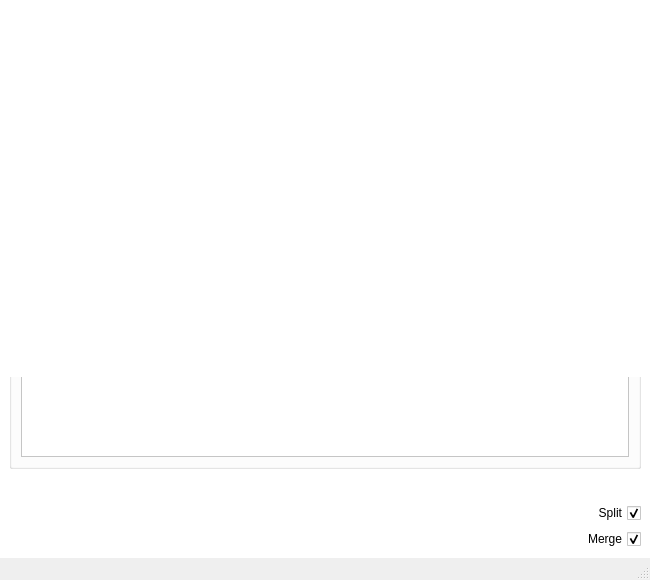
<?xml version="1.0" encoding="UTF-8"?>
<ui version="4.0">
 <class>MainWindow</class>
 <widget class="QMainWindow" name="MainWindow">
  <property name="geometry">
   <rect>
    <x>0</x>
    <y>0</y>
    <width>650</width>
    <height>580</height>
   </rect>
  </property>
  <property name="windowTitle">
   <string>PEFE – PDF Extractor for Excel Files</string>
  </property>
  <widget class="QWidget" name="centralwidget">
   <property name="styleSheet">
    <string notr="true">
      QWidget { background-color: #FFFFFF; }
      QLabel#titleLabel { color: #333333; }
      QLabel#subTitleLabel, QLabel#instructionLabel { color: #777777; }
      QLabel#statusLabel { color: #186F9A; font-size: 12pt; font-weight: bold; }
    </string>
   </property>
   <layout class="QFormLayout" name="formLayout">
    <item row="0" column="0" colspan="2">
     <widget class="QLabel" name="titleLabel">
      <property name="font">
       <font>
        <family>Arial</family>
        <pointsize>20</pointsize>
        <weight>75</weight>
        <bold>true</bold>
       </font>
      </property>
      <property name="text">
       <string>PEFE</string>
      </property>
      <property name="alignment">
       <set>Qt::AlignCenter</set>
      </property>
     </widget>
    </item>
    <item row="2" column="0" colspan="2">
     <widget class="QLabel" name="subTitleLabel">
      <property name="font">
       <font>
        <family>Arial</family>
        <pointsize>11</pointsize>
       </font>
      </property>
      <property name="text">
       <string>PDF Extractor for Excel Files</string>
      </property>
      <property name="alignment">
       <set>Qt::AlignCenter</set>
      </property>
     </widget>
    </item>
    <item row="4" column="0" colspan="2">
     <widget class="QLabel" name="instructionLabel">
      <property name="font">
       <font>
        <family>Arial</family>
        <pointsize>10</pointsize>
        <italic>true</italic>
       </font>
      </property>
      <property name="text">
       <string>Select a folder containing Excel files to extract PDFs</string>
      </property>
      <property name="alignment">
       <set>Qt::AlignCenter</set>
      </property>
     </widget>
    </item>
    <item row="6" column="1">
     <spacer name="verticalSpacerTop">
      <property name="orientation">
       <enum>Qt::Vertical</enum>
      </property>
      <property name="sizeHint" stdset="0">
       <size>
        <width>20</width>
        <height>30</height>
       </size>
      </property>
     </spacer>
    </item>
    <item row="7" column="0" colspan="2">
     <widget class="QPushButton" name="folderButton">
      <property name="minimumSize">
       <size>
        <width>0</width>
        <height>50</height>
       </size>
      </property>
      <property name="font">
       <font>
        <family>Arial</family>
        <pointsize>12</pointsize>
        <weight>75</weight>
        <bold>true</bold>
       </font>
      </property>
      <property name="styleSheet">
       <string notr="true">
         QPushButton {
           background-color: qlineargradient(
             spread:pad, x1:0,y1:0, x2:1,y2:0,
             stop:0 #3A8FB7, stop:1 #186F9A
           );
           color: white;
           border-radius: 8px;
           padding-left: 20px;
           padding-right: 20px;
         }
         QPushButton:hover { background-color: #2E7EA5; }
         QPushButton:pressed { background-color: #155A80; }
       </string>
      </property>
      <property name="text">
       <string>Select Folder</string>
      </property>
     </widget>
    </item>
    <item row="9" column="0" colspan="2">
     <widget class="QLabel" name="statusLabel">
      <property name="text">
       <string>Ready</string>
      </property>
      <property name="alignment">
       <set>Qt::AlignCenter</set>
      </property>
     </widget>
    </item>
    <item row="10" column="1">
     <spacer name="verticalSpacerMiddle">
      <property name="orientation">
       <enum>Qt::Vertical</enum>
      </property>
      <property name="sizeHint" stdset="0">
       <size>
        <width>20</width>
        <height>20</height>
       </size>
      </property>
     </spacer>
    </item>
    <item row="11" column="0" colspan="2">
     <widget class="QGroupBox" name="notesGroup">
      <property name="title">
       <string>참고 사항</string>
      </property>
      <layout class="QVBoxLayout" name="notesLayout">
       <item>
        <widget class="QTextBrowser" name="notesText">
         <property name="openExternalLinks">
          <bool>true</bool>
         </property>
        </widget>
       </item>
      </layout>
     </widget>
    </item>
    <item row="13" column="1">
     <spacer name="verticalSpacerBottom">
      <property name="orientation">
       <enum>Qt::Vertical</enum>
      </property>
      <property name="sizeHint" stdset="0">
       <size>
        <width>20</width>
        <height>20</height>
       </size>
      </property>
     </spacer>
    </item>
    <item row="14" column="1">
     <layout class="QHBoxLayout" name="mergeLayout_2">
      <item>
       <spacer name="horizontalSpacer_2">
        <property name="orientation">
         <enum>Qt::Horizontal</enum>
        </property>
        <property name="sizeHint" stdset="0">
         <size>
          <width>40</width>
          <height>20</height>
         </size>
        </property>
       </spacer>
      </item>
      <item>
       <widget class="QCheckBox" name="splitCheckBox">
        <property name="maximumSize">
         <size>
          <width>16777215</width>
          <height>16777215</height>
         </size>
        </property>
        <property name="sizeIncrement">
         <size>
          <width>0</width>
          <height>0</height>
         </size>
        </property>
        <property name="baseSize">
         <size>
          <width>0</width>
          <height>0</height>
         </size>
        </property>
        <property name="layoutDirection">
         <enum>Qt::RightToLeft</enum>
        </property>
        <property name="text">
         <string>Split</string>
        </property>
        <property name="checked">
         <bool>true</bool>
        </property>
       </widget>
      </item>
     </layout>
    </item>
    <item row="16" column="1">
     <layout class="QHBoxLayout" name="mergeLayout">
      <item>
       <spacer name="horizontalSpacer">
        <property name="orientation">
         <enum>Qt::Horizontal</enum>
        </property>
        <property name="sizeHint" stdset="0">
         <size>
          <width>40</width>
          <height>20</height>
         </size>
        </property>
       </spacer>
      </item>
      <item>
       <widget class="QCheckBox" name="mergeCheckBox">
        <property name="layoutDirection">
         <enum>Qt::RightToLeft</enum>
        </property>
        <property name="text">
         <string>Merge</string>
        </property>
        <property name="checked">
         <bool>true</bool>
        </property>
       </widget>
      </item>
     </layout>
    </item>
   </layout>
   <widget class="QLabel" name="danceLabel">
    <property name="geometry">
     <rect>
      <x>9</x>
      <y>9</y>
      <width>656</width>
      <height>368</height>
     </rect>
    </property>
    <property name="minimumSize">
     <size>
      <width>656</width>
      <height>368</height>
     </size>
    </property>
    <property name="maximumSize">
     <size>
      <width>656</width>
      <height>368</height>
     </size>
    </property>
    <property name="visible">
     <bool>true</bool>
    </property>
    <property name="alignment">
     <set>Qt::AlignCenter</set>
    </property>
   </widget>
  </widget>
  <widget class="QMenuBar" name="menubar">
   <property name="geometry">
    <rect>
     <x>0</x>
     <y>0</y>
     <width>650</width>
     <height>21</height>
    </rect>
   </property>
  </widget>
  <widget class="QStatusBar" name="statusbar"/>
 </widget>
 <resources/>
 <connections/>
</ui>
